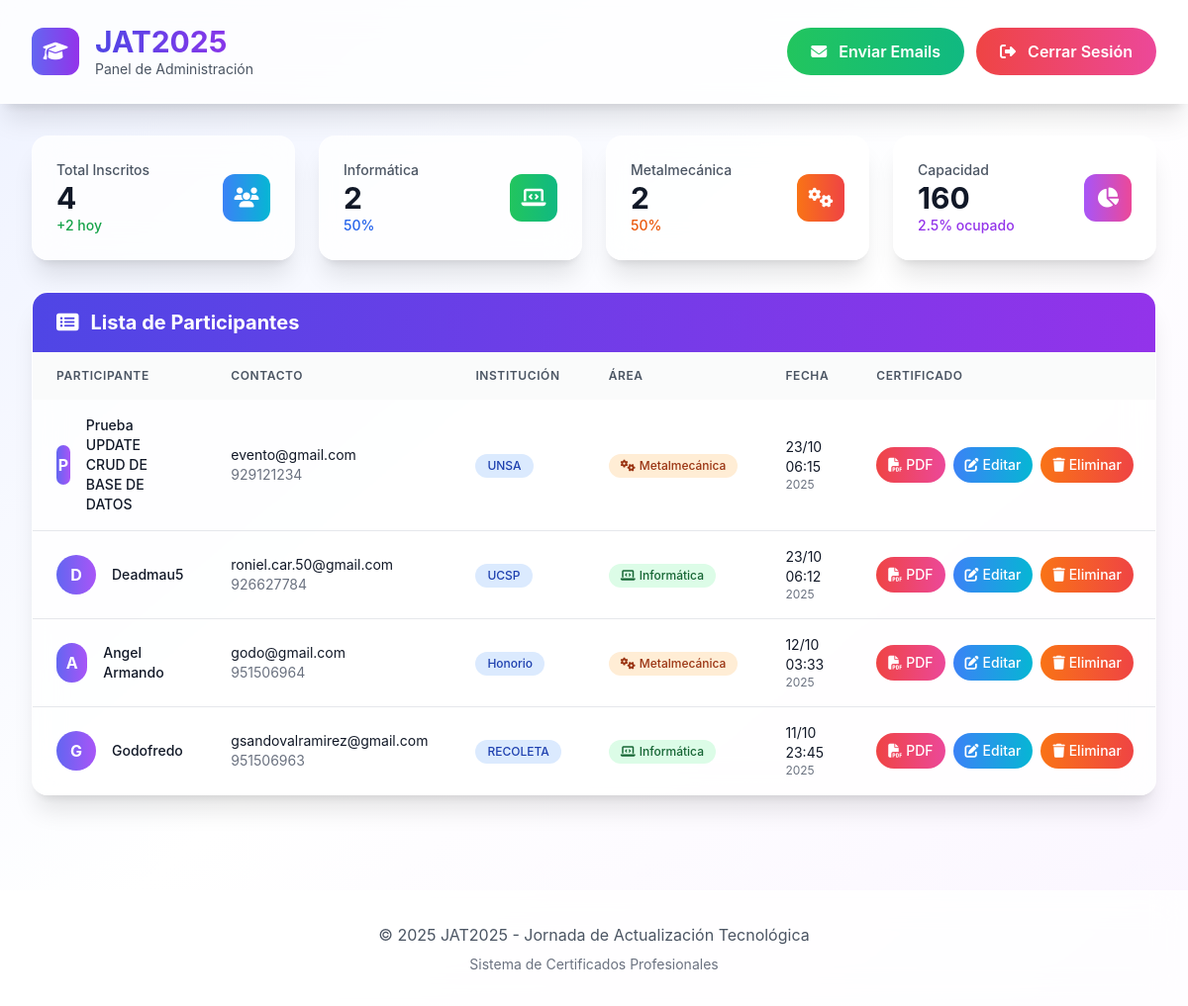
/admin/dashboard.php (signed in), run on the app's committed database.
### tables this page shows
CREATE TABLE `preinscripciones` (
  `id` int(11) NOT NULL,
  `nombres` varchar(150) NOT NULL,
  `email` varchar(100) NOT NULL,
  `celular` varchar(15) NOT NULL,
  `institucion` varchar(150) NOT NULL,
  `area` enum('informatica','metalmecanica') NOT NULL,
  `fecha_inscripcion` timestamp NOT NULL DEFAULT current_timestamp()
);

### admin/dashboard.php (the view, shortened to what this page needs)
<?php
require_once '../config/conexion.php';
$por_pagina = 20;
$pagina_actual = isset($_GET['page']) ? (int)$_GET['page'] : 1;
$offset = ($pagina_actual - 1) * $por_pagina;
$total_inscritos = $pdo->query("SELECT COUNT(*) FROM preinscripciones")->fetchColumn();
$inscritos = $pdo->query("
    SELECT *,
    CASE area
        WHEN 'informatica' THEN 'Informática'
        WHEN 'metalmecanica' THEN 'Metalmecánica'
    END AS area_texto
    FROM preinscripciones
    ORDER BY fecha_inscripcion DESC
    LIMIT $por_pagina OFFSET $offset
")->fetchAll();
$estadisticas = [
    'total' => $total_inscritos,
    'informatica' => $pdo->query("SELECT COUNT(*) FROM preinscripciones WHERE area = 'informatica'")->fetchColumn(),
    'metalmecanica' => $pdo->query("SELECT COUNT(*) FROM preinscripciones WHERE area = 'metalmecanica'")->fetchColumn(),
    'hoy' => $pdo->query("SELECT COUNT(*) FROM preinscripciones WHERE DATE(fecha_inscripcion) = CURDATE()")->fetchColumn()
];
?>
<!DOCTYPE html>
<html lang="es">
<head>
    <link href="https://cdnjs.cloudflare.com/ajax/libs/font-awesome/6.4.0/css/all.min.css" rel="stylesheet">
    <link href="../assets/css/styles.css" rel="stylesheet">
    <script src="https://cdn.tailwindcss.com"></script>
</head>
<body class="bg-gradient-to-br from-indigo-50 via-white to-purple-50 min-h-screen">
    <div class="bg-white/80 backdrop-blur-lg shadow-xl border-b border-white/20">
        <div class="max-w-7xl mx-auto px-4 sm:px-6 lg:px-8">
            <div class="flex justify-between items-center py-6">
                <div class="flex items-center space-x-4">
                    <div class="w-12 h-12 bg-gradient-to-r from-indigo-500 to-purple-600 rounded-xl flex items-center justify-center">
                        <i class="fas fa-graduation-cap text-white text-xl"></i>
                    </div>
                    <div>
                        <h1 class="text-3xl font-bold bg-gradient-to-r from-indigo-600 to-purple-600 bg-clip-text text-transparent">
                        </h1>
                        <p class="text-gray-600 text-sm">Panel de Administración</p>
                    </div>
                </div>
                <div class="flex space-x-3">
                    <a href="../enviar_confirmacion.php" class="bg-gradient-to-r from-green-500 to-emerald-500 text-white px-6 py-3 rounded-full font-semibold hover:shadow-lg transform hover:-translate-y-1 transition-all duration-200">
                        <i class="fas fa-envelope mr-2"></i>
                        Enviar Emails
                    </a>
                    <a href="login.php?logout=1" class="bg-gradient-to-r from-red-500 to-pink-500 text-white px-6 py-3 rounded-full font-semibold hover:shadow-lg transform hover:-translate-y-1 transition-all duration-200">
                        <i class="fas fa-sign-out-alt mr-2"></i>
                        Cerrar Sesión
                    </a>
                </div>
            </div>
        </div>
    </div>
    <div class="max-w-7xl mx-auto px-4 sm:px-6 lg:px-8 py-8">
        <div class="grid grid-cols-1 md:grid-cols-2 lg:grid-cols-4 gap-6 mb-8">
            <div class="bg-white/80 backdrop-blur-lg rounded-2xl p-6 shadow-xl border border-white/20 hover:shadow-2xl transform hover:-translate-y-2 transition-all duration-300">
                <div class="flex items-center justify-between">
                    <div>
                        <p class="text-gray-600 text-sm font-medium">Total Inscritos</p>
                        <p class="text-3xl font-bold text-gray-900"><?= $estadisticas['total'] ?></p>
                        <p class="text-green-600 text-sm font-medium">+<?= $estadisticas['hoy'] ?> hoy</p>
                    </div>
                    <div class="w-12 h-12 bg-gradient-to-r from-blue-500 to-cyan-500 rounded-xl flex items-center justify-center">
                        <i class="fas fa-users text-white text-xl"></i>
                    </div>
                </div>
            </div>
            <div class="bg-white/80 backdrop-blur-lg rounded-2xl p-6 shadow-xl border border-white/20 hover:shadow-2xl transform hover:-translate-y-2 transition-all duration-300">
                <div class="flex items-center justify-between">
                    <div>
                        <p class="text-gray-600 text-sm font-medium">Informática</p>
                        <p class="text-3xl font-bold text-gray-900"><?= $estadisticas['informatica'] ?></p>
                        <p class="text-blue-600 text-sm font-medium"><?= round(($estadisticas['informatica'] / max($estadisticas['total'], 1)) * 100, 1) ?>%</p>
                    </div>
                    <div class="w-12 h-12 bg-gradient-to-r from-green-500 to-emerald-500 rounded-xl flex items-center justify-center">
                        <i class="fas fa-laptop-code text-white text-xl"></i>
                    </div>
                </div>
            </div>
            <div class="bg-white/80 backdrop-blur-lg rounded-2xl p-6 shadow-xl border border-white/20 hover:shadow-2xl transform hover:-translate-y-2 transition-all duration-300">
                <div class="flex items-center justify-between">
                    <div>
                        <p class="text-gray-600 text-sm font-medium">Metalmecánica</p>
                        <p class="text-3xl font-bold text-gray-900"><?= $estadisticas['metalmecanica'] ?></p>
                        <p class="text-orange-600 text-sm font-medium"><?= round(($estadisticas['metalmecanica'] / max($estadisticas['total'], 1)) * 100, 1) ?>%</p>
                    </div>
                    <div class="w-12 h-12 bg-gradient-to-r from-orange-500 to-red-500 rounded-xl flex items-center justify-center">
                        <i class="fas fa-cogs text-white text-xl"></i>
                    </div>
                </div>
            </div>
            <div class="bg-white/80 backdrop-blur-lg rounded-2xl p-6 shadow-xl border border-white/20 hover:shadow-2xl transform hover:-translate-y-2 transition-all duration-300">
                <div class="flex items-center justify-between">
                    <div>
                        <p class="text-gray-600 text-sm font-medium">Capacidad</p>
                        <p class="text-3xl font-bold text-gray-900">160</p>
                        <p class="text-purple-600 text-sm font-medium"><?= round(($estadisticas['total'] / 160) * 100, 1) ?>% ocupado</p>
                    </div>
                    <div class="w-12 h-12 bg-gradient-to-r from-purple-500 to-pink-500 rounded-xl flex items-center justify-center">
                        <i class="fas fa-chart-pie text-white text-xl"></i>
                    </div>
                </div>
            </div>
        </div>
        <div class="bg-white/80 backdrop-blur-lg rounded-2xl shadow-xl border border-white/20 overflow-hidden">
            <div class="bg-gradient-to-r from-indigo-600 to-purple-600 px-6 py-4">
                <h2 class="text-xl font-bold text-white flex items-center">
                    <i class="fas fa-list-alt mr-3"></i>
                    Lista de Participantes
                </h2>
            </div>
            <div class="overflow-x-auto">
                <table class="w-full">
                    <thead class="bg-gray-50/80">
                        <tr>
                            <th class="px-6 py-4 text-left text-xs font-semibold text-gray-600 uppercase tracking-wider">Participante</th>
                            <th class="px-6 py-4 text-left text-xs font-semibold text-gray-600 uppercase tracking-wider">Contacto</th>
                            <th class="px-6 py-4 text-left text-xs font-semibold text-gray-600 uppercase tracking-wider">Institución</th>
                            <th class="px-6 py-4 text-left text-xs font-semibold text-gray-600 uppercase tracking-wider">Área</th>
                            <th class="px-6 py-4 text-left text-xs font-semibold text-gray-600 uppercase tracking-wider">Fecha</th>
                            <th class="px-6 py-4 text-left text-xs font-semibold text-gray-600 uppercase tracking-wider">Certificado</th>
                        </tr>
                    </thead>
                    <tbody class="divide-y divide-gray-200">
                        <?php foreach ($inscritos as $inscrito): ?>
                        <tr class="hover:bg-indigo-50/50 transition-colors duration-200">
                            <td class="px-6 py-4">
                                <div class="flex items-center">
                                    <div class="w-10 h-10 bg-gradient-to-r from-indigo-500 to-purple-500 rounded-full flex items-center justify-center text-white font-bold">
                                        <?= strtoupper(substr($inscrito['nombres'], 0, 1)) ?>
                                    </div>
                                    <div class="ml-4">
                                        <div class="text-sm font-medium text-gray-900"><?= htmlspecialchars($inscrito['nombres']) ?></div>
                                    </div>
                                </div>
                            </td>
                            <td class="px-6 py-4">
                                <div class="text-sm text-gray-900"><?= htmlspecialchars($inscrito['email']) ?></div>
                                <div class="text-sm text-gray-500"><?= htmlspecialchars($inscrito['celular']) ?></div>
                            </td>
                            <td class="px-6 py-4">
                                <span class="inline-flex items-center px-3 py-1 rounded-full text-xs font-medium bg-blue-100 text-blue-800">
                                    <?= htmlspecialchars($inscrito['institucion']) ?>
                                </span>
                            </td>
                            <td class="px-6 py-4">
                                <span class="inline-flex items-center px-3 py-1 rounded-full text-xs font-medium <?= $inscrito['area'] == 'informatica' ? 'bg-green-100 text-green-800' : 'bg-orange-100 text-orange-800' ?>">
                                    <i class="fas <?= $inscrito['area'] == 'informatica' ? 'fa-laptop-code' : 'fa-cogs' ?> mr-1"></i>
                                    <?= $inscrito['area_texto'] ?>
                                </span>
                            </td>
                            <td class="px-6 py-4">
                                <div class="text-sm text-gray-900"><?= date('d/m H:i', strtotime($inscrito['fecha_inscripcion'])) ?></div>
                                <div class="text-xs text-gray-500"><?= date('Y', strtotime($inscrito['fecha_inscripcion'])) ?></div>
                            </td>
                            <td class="px-6 py-4">
                                <div class="flex space-x-2">
                                    <a href="generar_certificado.php?id=<?= $inscrito['id'] ?>"
                                       class="inline-flex items-center px-3 py-2 bg-gradient-to-r from-red-500 to-pink-500 text-white text-sm font-medium rounded-full hover:shadow-lg transform hover:-translate-y-1 transition-all duration-200">
                                        <i class="fas fa-file-pdf mr-1"></i>
                                        PDF
                                    </a>
                                    <a href="editar_participante.php?id=<?= $inscrito['id'] ?>"
                                       class="inline-flex items-center px-3 py-2 bg-gradient-to-r from-blue-500 to-cyan-500 text-white text-sm font-medium rounded-full hover:shadow-lg transform hover:-translate-y-1 transition-all duration-200">
                                        <i class="fas fa-edit mr-1"></i>
                                        Editar
                                    </a>
                                    <a href="eliminar_participante.php?id=<?= $inscrito['id'] ?>"
                                       class="inline-flex items-center px-3 py-2 bg-gradient-to-r from-orange-500 to-red-500 text-white text-sm font-medium rounded-full hover:shadow-lg transform hover:-translate-y-1 transition-all duration-200">
                                        <i class="fas fa-trash mr-1"></i>
                                        Eliminar
                                    </a>
                                </div>
                            </td>
                        </tr>
                        <?php endforeach; ?>
                    </tbody>
                </table>
            </div>
        </div>
    </div>
    <div class="mt-16 bg-white/80 backdrop-blur-lg border-t border-white/20">
        <div class="max-w-7xl mx-auto px-4 sm:px-6 lg:px-8 py-8">
            <div class="text-center">
                <p class="text-gray-600">© 2025 JAT2025 - Jornada de Actualización Tecnológica</p>
                <p class="text-sm text-gray-500 mt-2">Sistema de Certificados Profesionales</p>
            </div>
        </div>
    </div>
</body>
</html>

### assets/css/styles.css (style rules this page uses)
body { font-family: 'Inter', sans-serif; scroll-behavior: smooth; }

### data on the page
preinscripciones: nombres "P", nombres "Prueba UPDATE CRUD DE BASE DE DATOS", email "evento@gmail.com", celular "929121234", institucion "UNSA", area_texto "Metalmecánica", fecha_inscripcion "23/10 06:15", fecha_inscripcion "2025"
preinscripciones: nombres "D", nombres "Deadmau5", email "roniel.car.50@gmail.com", celular "926627784", institucion "UCSP", area_texto "Informática", fecha_inscripcion "23/10 06:12", fecha_inscripcion "2025"
preinscripciones: nombres "A", nombres "Angel Armando", email "godo@gmail.com", celular "951506964", institucion "Honorio", area_texto "Metalmecánica", fecha_inscripcion "12/10 03:33", fecha_inscripcion "2025"
preinscripciones: nombres "G", nombres "Godofredo", email "gsandovalramirez@gmail.com", celular "951506963", institucion "RECOLETA", area_texto "Informática", fecha_inscripcion "11/10 23:45", fecha_inscripcion "2025"

### other printed values
$estadisticas['total'] "4"
$estadisticas['hoy'] "2"
$estadisticas['informatica'] "2"
$estadisticas['metalmecanica'] "2"
